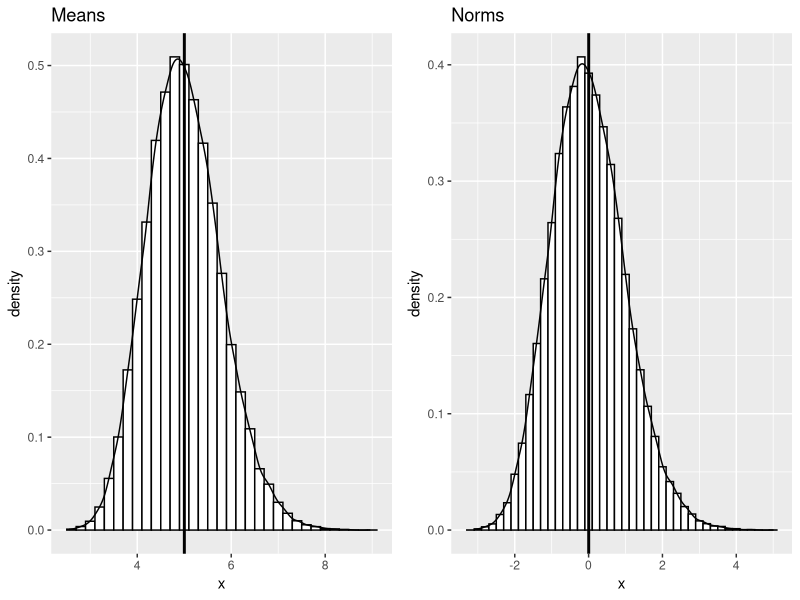
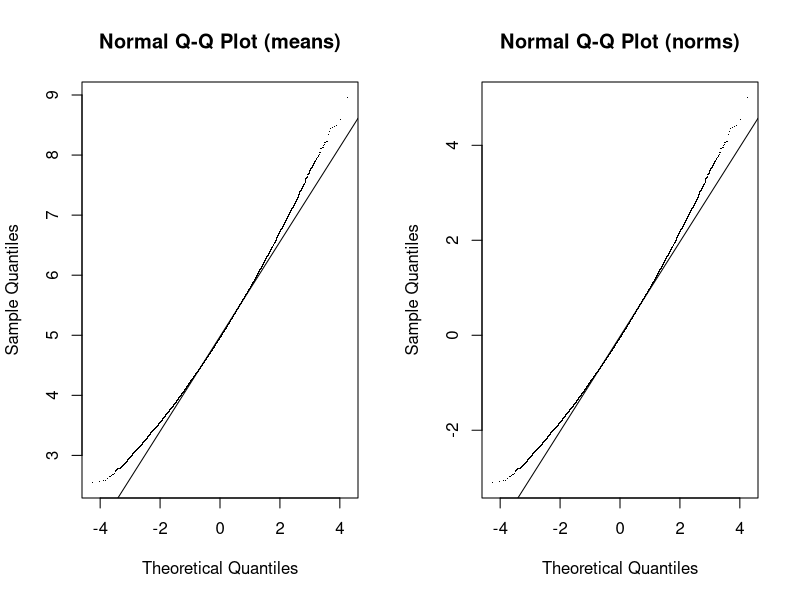
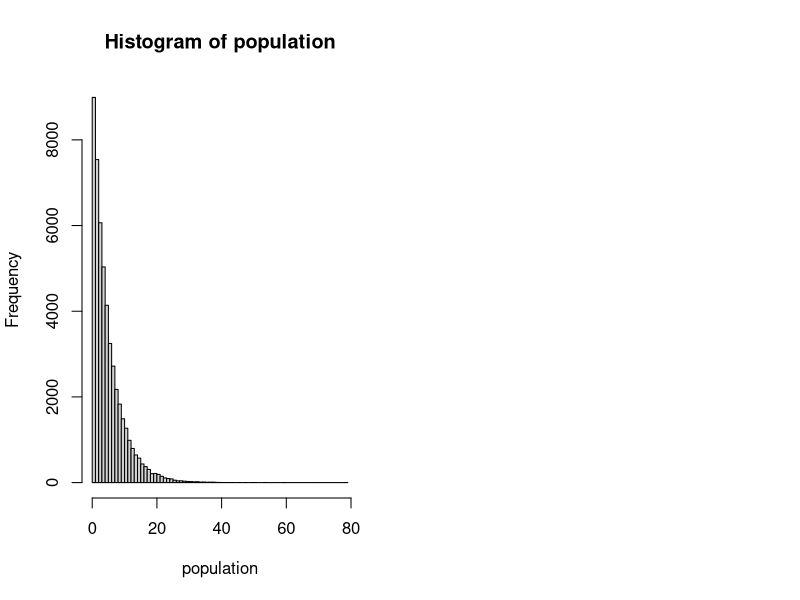

Source code (R) for these figures, in order:
## ---- chunk 1

    library(ggplot2);
    library(grid);

    multiplot <- function(..., plotlist = NULL, file, cols = 1, layout = NULL) {

        # Make a list from the ... arguments and plotlist
        plots <- c(list(...), plotlist)

        numPlots = length(plots)

        # If layout is NULL, then use 'cols' to determine layout
        if (is.null(layout)) {

            # Make the panel
            # ncol: Number of columns of plots
            # nrow: Number of rows needed, calculated from # of cols
            layout <- matrix(seq(1, cols * ceiling(numPlots / cols)),
            ncol = cols, nrow = ceiling(numPlots / cols))
        }

        if (numPlots==1) {

            print(plots[[1]])

        } else {

            # Set up the page
            grid.newpage()
            pushViewport(viewport(layout = grid.layout(nrow(layout), ncol(layout))))

            # Make each plot, in the correct location
            for (i in 1:numPlots) {
    
                # Get the i,j matrix positions of the regions that contain this subplot
                matchidx <- as.data.frame(which(layout == i, arr.ind = TRUE))

                print(plots[[i]], vp = viewport(layout.pos.row = matchidx$row,
                layout.pos.col = matchidx$col))
            }
        }
    }

## ---- chunk 2

    lambda    <- 0.2;
    mean      <- 1 / lambda;
    var       <- 1 / lambda^2;
    sd        <- 1 / lambda;

## ---- chunk 3

    n         <- 40;
    count     <- 50000;

    mean_s    <- mean;
    var_s     <- var / n;
    sd_s      <- sd / sqrt(n);

    normalize <- function(x) (mean(x) - mean_s) / sd_s;

    samples   <- matrix(rexp(count * n, rate = lambda), nrow = count, ncol = n);
    means     <- data.frame(x = apply(samples, 1, mean));
    norms     <- data.frame(x = apply(samples, 1, normalize));

## ---- chunk 4

    values            <- c(mean(means$x), var(means$x), sd(means$x), mean_s, var_s, sd_s);
    compare           <- matrix(values, nrow = 3, ncol = 2, byrow = FALSE);
    colnames(compare) <- c('simulated', 'theoretical');
    rownames(compare) <- c('mean', 'variance', 'standard deviation');

    compare;
    summary(means);
    summary(norms);

## ---- chunk 5

    plot1 <- ggplot(data = means, aes(x = x));
    plot1 <- plot1 + geom_histogram(aes(y = ..density..), 
                                    binwidth = 0.2, color = 'black', fill = 'white');
    plot1 <- plot1 + geom_density(alpha = 0.2);
    plot1 <- plot1 + geom_vline(aes(xintercept = mean(means$x)), 
                                color = 'black', size = 1);
    plot1 <- plot1 + ggtitle("Means");

    plot2 <- ggplot(data = norms, aes(x = x));
    plot2 <- plot2 + geom_histogram(aes(y = ..density..), 
                                    binwidth = 0.2, color = 'black', fill = 'white');
    plot2 <- plot2 + geom_density(alpha = 0.2);
    plot2 <- plot2 + geom_vline(aes(xintercept = mean(norms$x)), 
                                color = 'black', size = 1);
    plot2 <- plot2 + ggtitle("Norms");

    multiplot(plot1, plot2, cols = 2);

## ---- chunk 6

    par(mfrow = c(1, 2));

    qqnorm(means$x, pch = '.', main = "Normal Q-Q Plot (means)");
    qqline(means$x);

    qqnorm(norms$x, pch = '.', main = "Normal Q-Q Plot (norms)");
    qqline(norms$x);

## ---- chunk 7

    population <- rexp(50000, rate = lambda);
    hist(population, breaks = 60);

